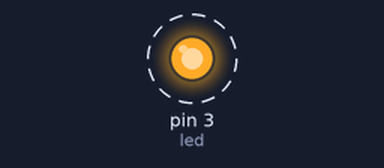
A sketch run on a simulated Arduino Uno, built with avr-gcc and run on an emulated ATmega328P. On the bench: output pins drawn as LEDs (lit = HIGH). Dashed ring = blinking.

Above: at 0.5 s.
Timing chart, 0 to 4.6 s (numbered marks = the images above):
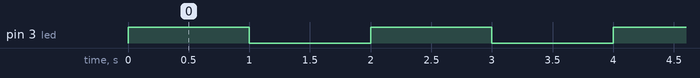

Measured:
- by itself, pin 3 (led): alternates HIGH for 1.0 s and LOW for 1.0 s

The sketch:

PRG_1_1.ino
```cpp
// Declarando terminais, constantes e variáveis
int led = 3; // LED ligado ao pino D3
int tempo = 1000;    // Tempo (em ms) que os LEDs ficam acesos/apagados

// Configurações
void setup(){
  pinMode(led, OUTPUT); // Pino 8 (led) configurado como saída
}

// Código principal
void loop(){
  digitalWrite(led, HIGH); // Acende LED
  delay(tempo); // Espera tempo

  digitalWrite(led, LOW); // Apaga LED
  delay(tempo); // Espera tempo
}
```
